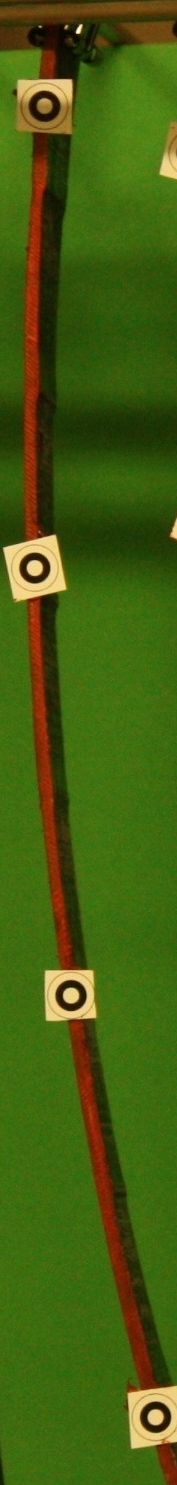
#> input picture example_images/02_S1_3/052_02_S1_3.jpg, 177 x 1485 px
$ python -i circle_fit.py   (imports and definitions only)
#> lines starting #> are read from the running program, lines starting #| are printed output that depends on the picture; after the words box and inside, x2 and y2 are one past the last pixel; in counts of white or black regions, pixels touching at a corner belong together
#> further down, picture is the input picture: shape (1485, 177, 3); mean B, G, R 16, 94.8, 68.5
import math
import numpy as np
from scipy import optimize
import matplotlib.pyplot as plt
import cv2 as cv


# [11 lines left out: function plot_circle, not called in this run]


def fit_circle(x, y):
    def circ_func(params, x, y):
        xc, yc, R = params[0], params[1], params[2]
        residual = R - np.sqrt((x - xc) ** 2 + (y - yc) ** 2)
        return residual

    # starting parameters
    circ_param = np.array([np.mean(x), np.mean(y), (np.max(x) - np.min(x)) / 2])
    # optimization
    circ_param = optimize.leastsq(circ_func, x0=circ_param, args=(x, y))

    # extract middle and radius
    x_m = circ_param[0][0]
    y_m = circ_param[0][1]
    r_m = circ_param[0][2]

    # plot the circle for debugging purpose
    # plot_circle(x_m,y_m,r_m,x,y)
    return [x_m, y_m, r_m]


def find_markers(src_img) -> np.ndarray:
    """Function finds markers on the image\n
    Function returns 2D array with circles in the form of [x,y,R] parameters"""

    # Convert image to gray and blur it
    src_gray = cv.cvtColor(src_img, cv.COLOR_BGR2GRAY)
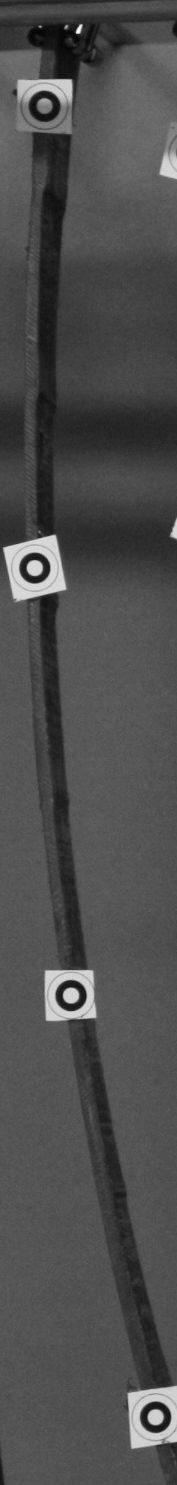
#> src_gray: shape (1485, 177); min 1, max 251, mean 77.9
    src_gray = cv.blur(src_gray, (3, 3))

    # thresholding
    kernel = np.ones((3, 3), np.uint8)
    block_size = 9
    threshold_img = cv.adaptiveThreshold(
        src_gray,
        255,
        cv.ADAPTIVE_THRESH_GAUSSIAN_C,
        cv.THRESH_BINARY_INV,
        block_size,
        3,
    )
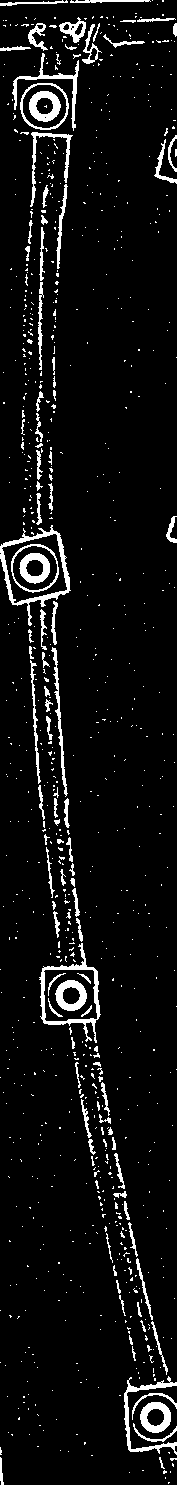
#> threshold_img: shape (1485, 177); 6.3% white; 883 white regions (779 under 20 px), largest, box (x1, y1, x2, y2) and area: (0, 525, 71, 626) 1080, (39, 943, 101, 1043) 981, (124, 1376, 177, 1455) 695

    threshold_img = cv.dilate(threshold_img, kernel, iterations=1)
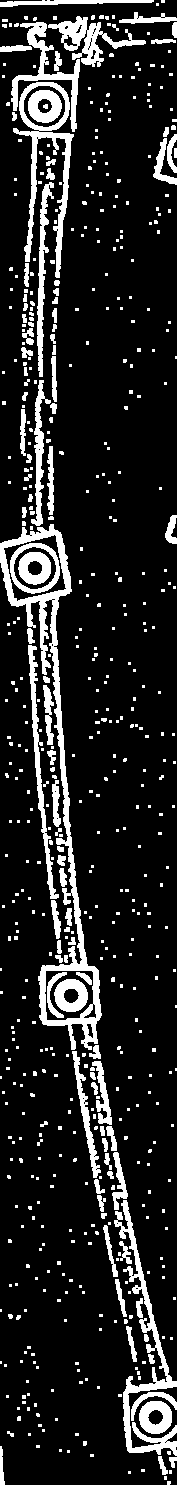
#> threshold_img: shape (1485, 177); 14.2% white; 604 white regions (497 under 20 px), largest, box (x1, y1, x2, y2) and area: (0, 524, 102, 1050) 6249, (114, 1200, 177, 1456) 2896, (13, 82, 74, 278) 2552
    threshold_img = cv.erode(threshold_img, kernel, iterations=2)
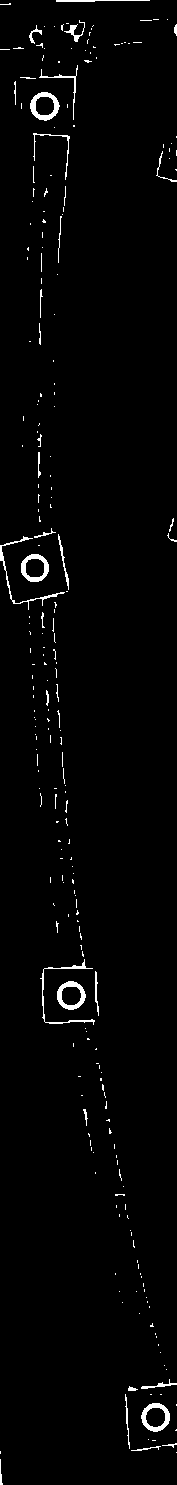
#> threshold_img: shape (1485, 177); 1.8% white; 250 white regions (213 under 20 px), largest, box (x1, y1, x2, y2) and area: (30, 92, 60, 121) 366, (57, 981, 86, 1010) 351, (141, 1403, 170, 1432) 350

    # Detect edges using Canny
    canny_output = cv.Canny(threshold_img, 100, 200)
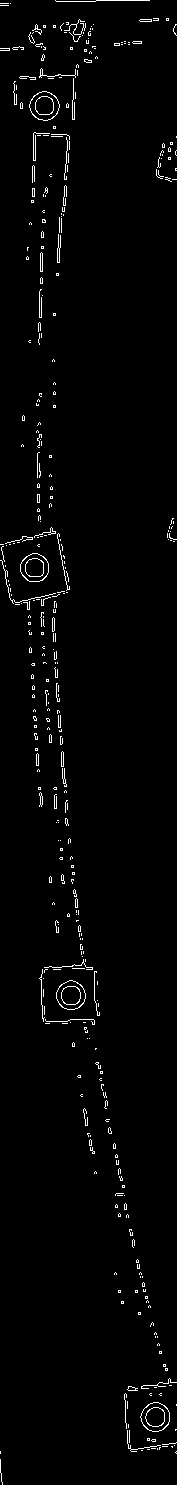
#> canny_output: shape (1485, 177); 1.9% white in thin lines or dots

    copy_gray = src_gray.copy()
    copy_src = src_img.copy()

    # Find contours
    contours, hierarchy = cv.findContours(
        threshold_img, cv.RETR_CCOMP, cv.CHAIN_APPROX_SIMPLE
    )
#> contours = 254 contours, 234 with area under 20; largest, box (x1, y1, x2, y2) and area: (30, 92, 60, 121) 606, (141, 1403, 170, 1432) 604, (57, 981, 86, 1010) 603, (21, 554, 49, 582) 584, (145, 1407, 166, 1428) 322

    # Get circle contours
    contour_list = []
    circle_list = []
    for contour in contours:
        moments = cv.moments(contour)
        if moments["mu20"] + moments["mu02"] != 0:
            param = (
                1
                / (2 * math.pi)
                * (moments["m00"] * moments["m00"])
                / (moments["mu20"] + moments["mu02"])
            )
            area = cv.contourArea(contour)
            if (param > 0.98) & (area > 80):
                contour_list.append(contour)
                cv.drawContours(copy_src, contour_list, -1, (0, 255, 0), 2)
                x = []
                y = []
                for t in contour:
                    x.append(t[0][0])
                    y.append(t[0][1])
                x = np.r_[x]
                y = np.r_[y]
                circle_param = fit_circle(x, y)
                circle_list.append(circle_param)
#> this loop made 254 passes
#> (param, area, circ_param in fit_circle, x_m in fit_circle, y_m in fit_circle) on passes 10 to 11: (0.999, 604, ([155.2, 1416.8, 13.93], 3), 155.2, 1416.8), (0.998, 321.5, ([155.2, 1416.8, 10.21], 3), 155.2, 1416.8)
#> (param, area, circle_param) on passes 73, 74, 151, 152: (0.999, 603, [70.64, 995.1, 13.86]), (0.996, 320, [70.66, 995.1, 10.31]), (0.999, 584, [34.3, 567.6, 13.74]), (0.995, 314.5, [34.48, 567.7, 10.31])
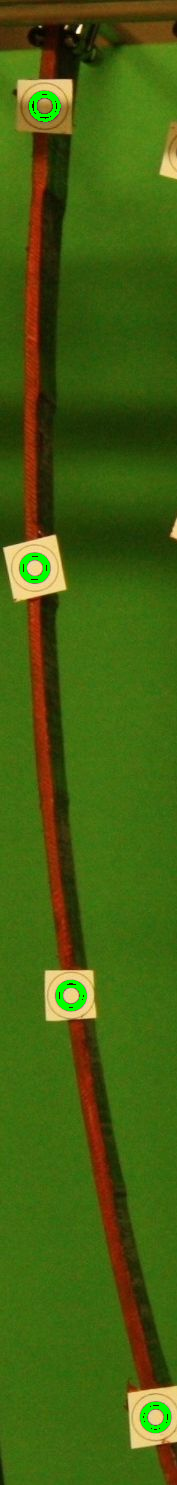
#> copy_src: shape (1485, 177, 3); 0.78% of pixels changed, all inside (x1, y1, x2, y2) = (20, 91, 171, 1433)
#> after the loop, circle_list = [[155.2, 1416.8, 13.93], [155.2, 1416.8, 10.21], [70.64, 995.1, 13.86], [70.66, 995.1, 10.31], [34.3, 567.6, 13.74], [34.48, 567.7, 10.31], [44.2, 105.8, 13.94], [44.14, 105.5, 10.15]]; contour_list = 8 contours; box (x1, y1, x2, y2) and area: (30, 92, 60, 121) 606, (141, 1403, 170, 1432) 604, (57, 981, 86, 1010) 603, (21, 554, 49, 582) 584, (145, 1407, 166, 1428) 322, (61, 986, 82, 1006) 320, (25, 558, 45, 578) 314, (35, 96, 55, 116) 309
                # show fitted circle - for debug purposes
                # circle_fit.plot_circle(circle_param[0][0],circle_param[0][1],circle_param[0][2],x,y)
    # print contours with circles
    circ_stack = np.vstack(circle_list)
#> circ_stack has the same summary as circle_list
    circ_stack_2 = np.squeeze(circ_stack)
#> circ_stack_2 has the same summary as circle_list
    circ_stack_2 = circ_stack_2[np.argsort(circ_stack_2[:, 1])]
#> circ_stack_2 = [[44.14, 105.5, 10.15], [44.2, 105.8, 13.94], [34.3, 567.6, 13.74], [34.48, 567.7, 10.31], [70.66, 995.1, 10.31], [70.64, 995.1, 13.86], [155.2, 1416.8, 10.21], [155.2, 1416.8, 13.93]]
    # # write image to file
    if not cv.imwrite("output_test.jpg", copy_src):
        raise Exception("Could not write image")
    # # Show grayscale image with detected circles
    cv.imshow("Contours", copy_src)
    cv.waitKey()
    return circ_stack_2


# [45 lines left out: function find_sample_edges, not called in this run]

>>> import cv2
>>> picture = cv2.imread('example_images/02_S1_3/052_02_S1_3.jpg')
>>> result = find_markers(picture)
#> result has the same summary as circ_stack_2 in find_markers

$ run again, on example_images/02_S1_3/077_02_S1_3.jpg
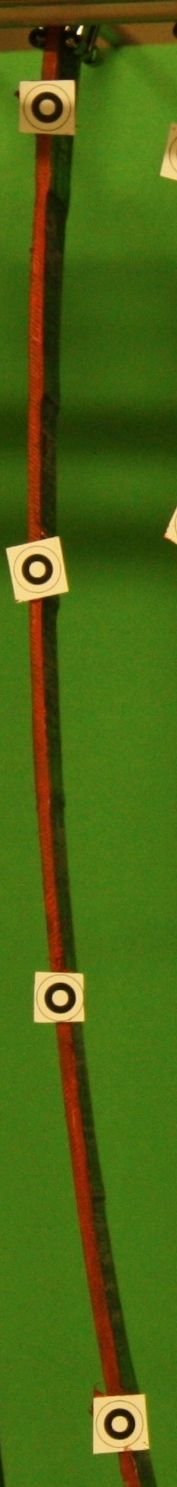
#> input picture example_images/02_S1_3/077_02_S1_3.jpg, 177 x 1487 px
#> picture is the input picture: shape (1487, 177, 3); mean B, G, R 18.8, 101.2, 75
#> in find_markers, `threshold_img = cv.adaptiveThreshold( src_gray, 255, cv.ADAPTIVE_THRES..`:
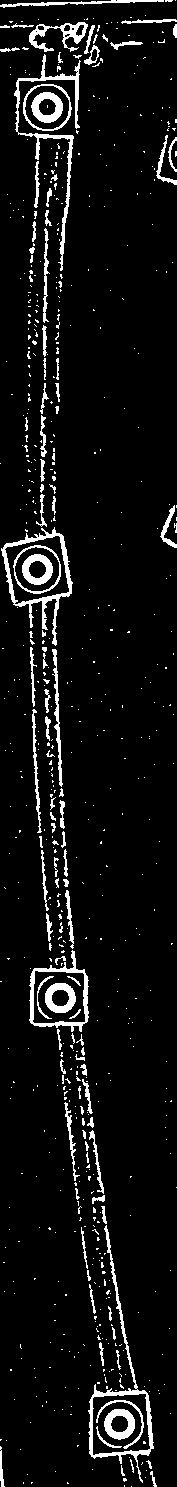
#> threshold_img: shape (1487, 177); 6.7% white; 686 white regions (583 under 20 px), largest, box (x1, y1, x2, y2) and area: (88, 1225, 154, 1483) 1478, (14, 54, 81, 271) 1352, (1, 527, 73, 646) 1311
#> canny_output: shape (1487, 177); 2.1% white in thin lines or dots
#> contours = 282 contours, 254 with area under 20; largest, box (x1, y1, x2, y2) and area: (32, 93, 62, 122) 602, (105, 1410, 134, 1439) 597, (46, 984, 75, 1012) 592, (23, 555, 52, 584) 590, (27, 559, 48, 580) 323
#> the loop in find_markers, `for contour in contours:` made 282 passes
#> (param, area, circ_param in fit_circle, x_m in fit_circle, y_m in fit_circle) on passes 7 to 8: (0.999, 597, ([119.2, 1423.6, 13.83], 1), 119.2, 1423.6), (0.997, 317, ([119.2, 1423.6, 10.18], 1), 119.2, 1423.6)
#> after the loop in find_markers, `for contour in contours:`:
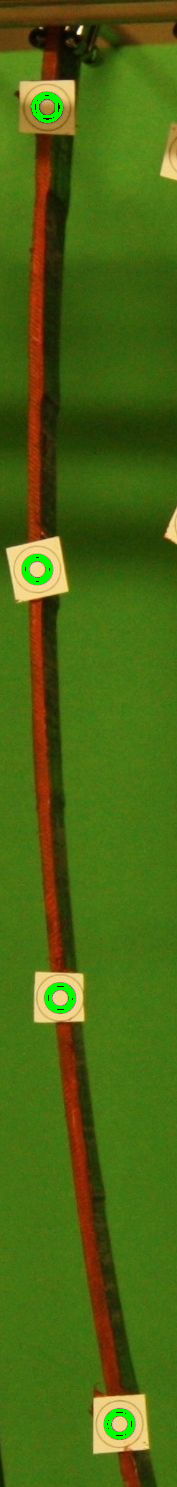
#> copy_src: shape (1487, 177, 3); 0.78% of pixels changed, all inside (x1, y1, x2, y2) = (22, 92, 135, 1440)
#> after the loop in find_markers, `for contour in contours:`: circle_list = [[119.2, 1423.6, 13.83], [119.2, 1423.6, 10.18], [59.76, 997.5, 13.75], [59.86, 997.5, 10.21], [36.95, 569, 13.74], [36.97, 569, 10.22], [46.75, 106.9, 13.89], [46.83, 106.8, 10.18]]; contour_list = 8 contours; box (x1, y1, x2, y2) and area: (32, 93, 62, 122) 602, (105, 1410, 134, 1439) 597, (46, 984, 75, 1012) 592, (23, 555, 52, 584) 590, (27, 559, 48, 580) 323, (50, 988, 71, 1008) 319, (109, 1414, 130, 1434) 317, (37, 97, 57, 117) 308
#> circ_stack has the same summary as circle_list
#> in find_markers, `circ_stack_2 = np.squeeze(circ_stack)`: circ_stack_2 has the same summary as circle_list
#> in find_markers, `circ_stack_2 = circ_stack_2[np.argsort(circ_stack_2[:, 1])]`: circ_stack_2 = [[46.83, 106.8, 10.18], [46.75, 106.9, 13.89], [36.97, 569, 10.22], [36.95, 569, 13.74], [59.86, 997.5, 10.21], [59.76, 997.5, 13.75], [119.2, 1423.6, 10.18], [119.2, 1423.6, 13.83]]
#> result has the same summary as circ_stack_2 in find_markers

$ run again, on example_images/02_S1_3/102_02_S1_3.jpg
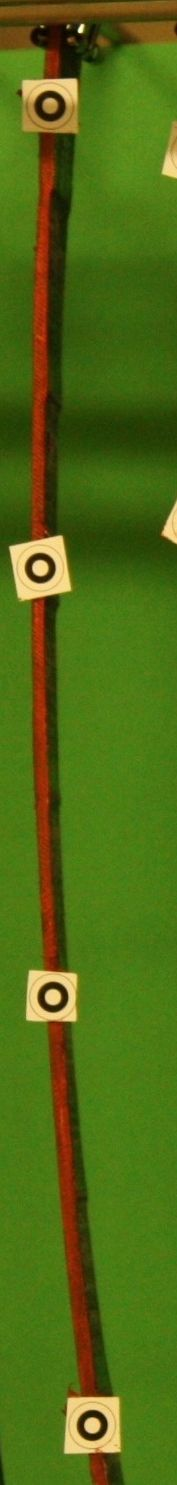
#> input picture example_images/02_S1_3/102_02_S1_3.jpg, 177 x 1485 px
#> picture is the input picture: shape (1485, 177, 3); mean B, G, R 20.1, 107, 79.9
#> in find_markers, `threshold_img = cv.adaptiveThreshold( src_gray, 255, cv.ADAPTIVE_THRES..`:
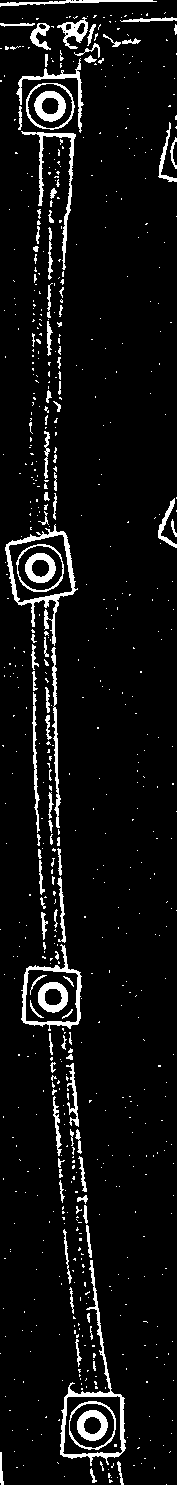
#> threshold_img: shape (1485, 177); 6.6% white; 721 white regions (619 under 20 px), largest, box (x1, y1, x2, y2) and area: (60, 1260, 126, 1466) 1379, (5, 524, 78, 646) 1312, (21, 944, 82, 1031) 902
#> canny_output: shape (1485, 177); 2.1% white in thin lines or dots
#> contours = 252 contours, 225 with area under 20; largest, box (x1, y1, x2, y2) and area: (35, 92, 65, 121) 598, (78, 1411, 107, 1440) 592, (39, 983, 67, 1012) 582, (26, 554, 55, 582) 574, (82, 1415, 103, 1436) 326
#> the loop in find_markers, `for contour in contours:` made 252 passes
#> (param, area, circ_param in fit_circle, x_m in fit_circle, y_m in fit_circle) on passes 14 to 15: (0.999, 591.5, ([91.85, 1424.9, 13.74], 3), 91.85, 1424.9), (0.998, 325.5, ([91.97, 1425, 10.24], 1), 91.97, 1425)
#> after the loop in find_markers, `for contour in contours:`:
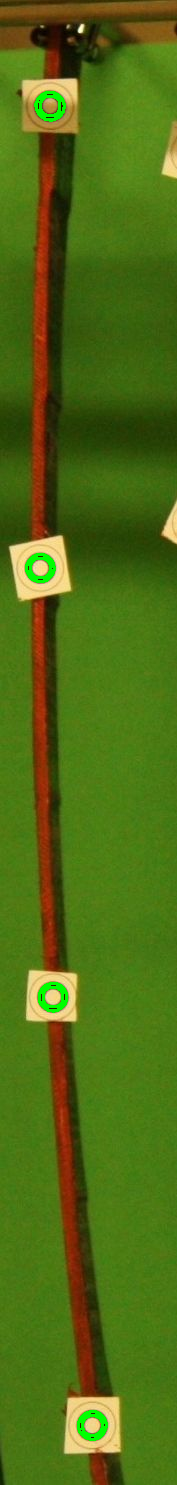
#> copy_src: shape (1485, 177, 3); 0.76% of pixels changed, all inside (x1, y1, x2, y2) = (25, 91, 108, 1441)
#> after the loop in find_markers, `for contour in contours:`: circle_list = [[91.85, 1424.9, 13.74], [91.97, 1425, 10.24], [52.47, 996.7, 13.67], [52.55, 996.6, 10.45], [39.94, 567.6, 13.53], [39.97, 567.6, 10.44], [49.66, 105.7, 13.85], [49.86, 105.4, 10.29]]; contour_list = 8 contours; box (x1, y1, x2, y2) and area: (35, 92, 65, 121) 598, (78, 1411, 107, 1440) 592, (39, 983, 67, 1012) 582, (26, 554, 55, 582) 574, (82, 1415, 103, 1436) 326, (30, 558, 51, 578) 325, (43, 987, 63, 1007) 320, (40, 96, 60, 116) 314
#> circ_stack has the same summary as circle_list
#> in find_markers, `circ_stack_2 = np.squeeze(circ_stack)`: circ_stack_2 has the same summary as circle_list
#> in find_markers, `circ_stack_2 = circ_stack_2[np.argsort(circ_stack_2[:, 1])]`: circ_stack_2 = [[49.86, 105.4, 10.29], [49.66, 105.7, 13.85], [39.94, 567.6, 13.53], [39.97, 567.6, 10.44], [52.55, 996.6, 10.45], [52.47, 996.7, 13.67], [91.85, 1424.9, 13.74], [91.97, 1425, 10.24]]
#> result has the same summary as circ_stack_2 in find_markers

$ run again, on example_images/02_S1_3/127_02_S1_3.jpg
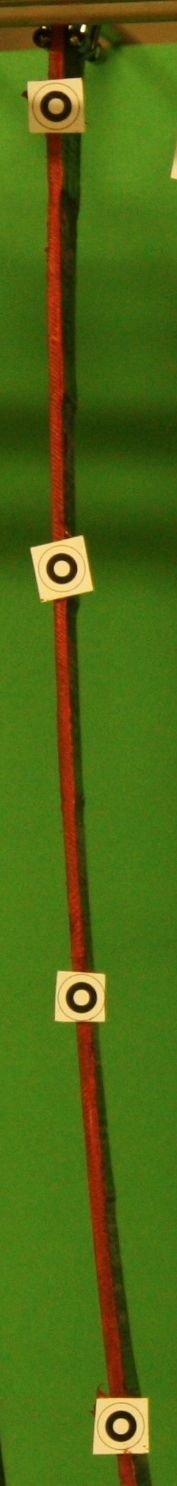
#> input picture example_images/02_S1_3/127_02_S1_3.jpg, 177 x 1486 px
#> picture is the input picture: shape (1486, 177, 3); mean B, G, R 19.6, 104.9, 78
#> in find_markers, `threshold_img = cv.adaptiveThreshold( src_gray, 255, cv.ADAPTIVE_THRES..`:
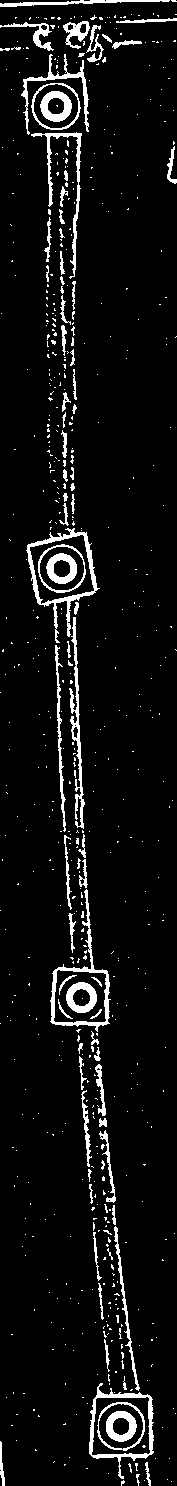
#> threshold_img: shape (1486, 177); 6.5% white; 642 white regions (561 under 20 px), largest, box (x1, y1, x2, y2) and area: (26, 528, 100, 643) 1216, (50, 889, 111, 1032) 1063, (89, 1383, 154, 1479) 999
#> canny_output: shape (1486, 177); 2.1% white in thin lines or dots
#> contours = 238 contours, 207 with area under 20; largest, box (x1, y1, x2, y2) and area: (41, 92, 71, 121) 606, (107, 1412, 136, 1441) 599, (67, 983, 96, 1012) 594, (47, 554, 76, 583) 584, (71, 987, 92, 1008) 325
#> the loop in find_markers, `for contour in contours:` made 238 passes
#> (param, area, circ_param in fit_circle, x_m in fit_circle, y_m in fit_circle) on passes 13 to 14: (0.999, 599, ([120.6, 1425.8, 13.84], 1), 120.6, 1425.8), (0.997, 319, ([120.6, 1425.8, 10.23], 3), 120.6, 1425.8)
#> after the loop in find_markers, `for contour in contours:`:
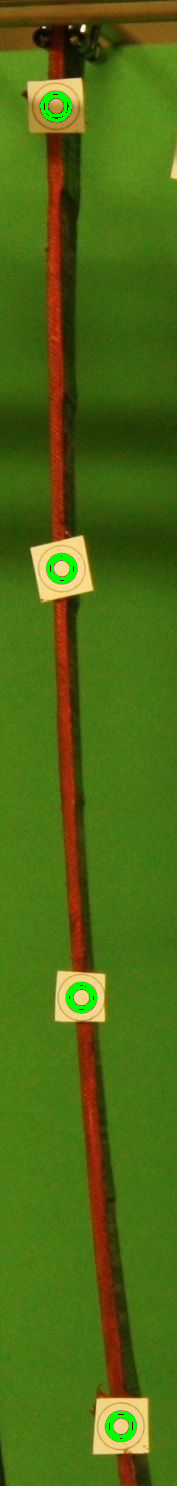
#> copy_src: shape (1486, 177, 3); 0.78% of pixels changed, all inside (x1, y1, x2, y2) = (40, 91, 137, 1442)
#> after the loop in find_markers, `for contour in contours:`: circle_list = [[120.6, 1425.8, 13.84], [120.6, 1425.8, 10.23], [81.03, 997.1, 13.77], [81.1, 997.2, 10.26], [61.36, 568.2, 13.64], [61.37, 568.2, 10.31], [55.62, 105.9, 13.9], [55.58, 105.8, 10.24]]; contour_list = 8 contours; box (x1, y1, x2, y2) and area: (41, 92, 71, 121) 606, (107, 1412, 136, 1441) 599, (67, 983, 96, 1012) 594, (47, 554, 76, 583) 584, (71, 987, 92, 1008) 325, (52, 558, 72, 579) 321, (111, 1416, 131, 1437) 319, (46, 96, 66, 116) 310
#> circ_stack has the same summary as circle_list
#> in find_markers, `circ_stack_2 = np.squeeze(circ_stack)`: circ_stack_2 has the same summary as circle_list
#> in find_markers, `circ_stack_2 = circ_stack_2[np.argsort(circ_stack_2[:, 1])]`: circ_stack_2 = [[55.58, 105.8, 10.24], [55.62, 105.9, 13.9], [61.36, 568.2, 13.64], [61.37, 568.2, 10.31], [81.03, 997.1, 13.77], [81.1, 997.2, 10.26], [120.6, 1425.8, 13.84], [120.6, 1425.8, 10.23]]
#> result has the same summary as circ_stack_2 in find_markers
